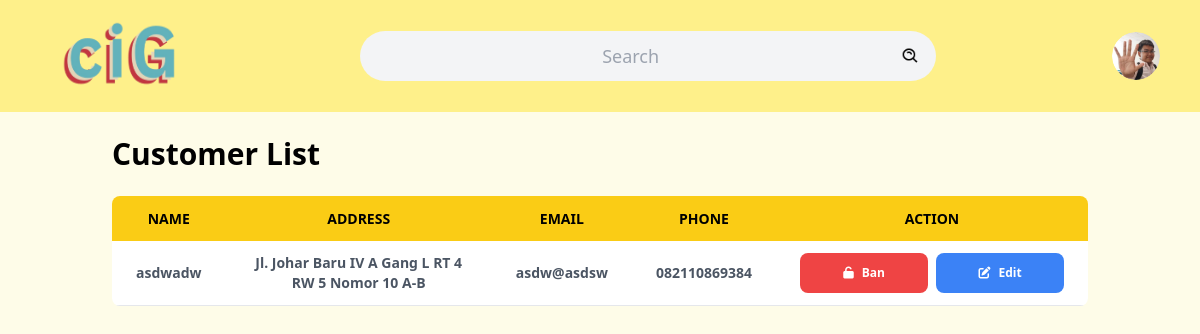
The page /atmin/usercontroller.php on the database as committed earlier.
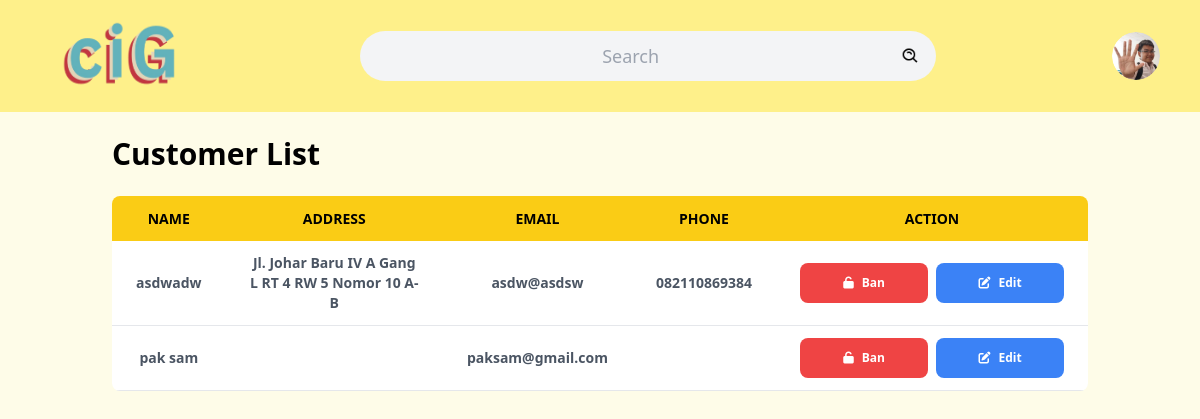
The same page on the database as committed later.
### tables this page shows
CREATE TABLE IF NOT EXISTS `userdata` (
  `ID_user` int NOT NULL AUTO_INCREMENT,
  `Username` varchar(500) NOT NULL,
  `Email` varchar(500) NOT NULL,
  `Password` varchar(500) NOT NULL,
  `gender` enum('Rather not say','Female','Male') NOT NULL DEFAULT 'Rather not say',
  `fotouser` varchar(255) NOT NULL DEFAULT 'pfp.png',
  `status` enum('active','blocked') NOT NULL DEFAULT 'active',
  `address` varchar(255) NOT NULL,
  `fullname` varchar(50) NOT NULL,
  `phone` varchar(20) NOT NULL,
  PRIMARY KEY (`ID_user`),
  UNIQUE KEY `Username` (`Username`),
  UNIQUE KEY `Email` (`Email`)
);

### atmin/usercontroller.php (the view, shortened to what this page needs)
<?php
require '../public/sess.php';
$userQ = "SELECT * FROM userdata WHERE Username != 'admin'";
$resU = $conn->query($userQ);
?>
<!DOCTYPE html>
<html lang="en">
<head>
    <link rel="stylesheet" href="../public/css/style12.css">
    <link rel="stylesheet" href="https://cdnjs.cloudflare.com/ajax/libs/font-awesome/6.5.1/css/all.min.css" />
</head>
<body class="font-sans bg-yellow-50">
    <header class="sticky top-0 z-50 flex items-center justify-between p-4 bg-yellow-200">
        <a href="./admindash.php"><img src="../public/photo/ciG.png" alt="ciGCentral" class="w-32 h-20 ml-10"></a>
        <div class="relative flex items-center w-3/4 max-w-xl p-2 mx-auto bg-gray-100 rounded-full">
            <form action="" class="flex items-center w-full">
                <input type="text" name="search" value="<?php if (isset($_GET['search'])) {
                    echo $_GET['search'];
                } ?>" placeholder="Search" class="w-full text-lg text-center bg-transparent outline-none">
                <button type="submit" class="p-2"><img src="../public/photo/search.png" width="20" height="20"
                        alt="Search"></button>
            </form>
        </div>
        <div class="flex items-center mr-6 space-x-6">
            <div class="relative">
                <img src="../public/photouser/pfp.png" class="w-12 h-12 rounded-full cursor-pointer" alt="User profile"
                    id="profileIcon">
            </div>
        </div>
    </header>
    <div class="container px-6 py-6 mx-auto">
        <h2 class="mb-6 text-3xl font-bold text-black">Customer List</h2>
        <div class="overflow-hidden rounded-lg">
            <table class="min-w-full bg-white" id="customerTable">
                <thead class="text-sm leading-normal text-black uppercase bg-yellow-400">
                    <tr>
                        <th class="px-6 py-3 text-center">Name</th>
                        <th class="px-6 py-3 text-center">Address</th>
                        <th class="px-6 py-3 text-center">Email</th>
                        <th class="px-6 py-3 text-center">Phone</th>
                        <th class="px-6 py-3 text-center">Action</th>
                    </tr>
                </thead>
                <tbody class="text-sm font-light text-gray-600">
                    <?php
                    while ($rowU = $resU->fetch_assoc()) {
                        ?>
                        <tr class="border-b hover:bg-gray-50">
                            <td class="px-6 py-3 font-bold text-center"><?php echo $rowU['Username']; ?></td>
                            <td class="px-6 py-3 font-bold text-center"><?php echo $rowU['address']; ?></td>
                            <td class="px-6 py-3 font-bold text-center"><?php echo htmlspecialchars($rowU['Email']); ?></td>
                            <td class="px-6 py-3 font-bold text-center"><?php echo htmlspecialchars($rowU['phone']); ?></td>
                            <td class="px-6 py-3 space-x-2 font-bold text-center">
                                <div class="flex justify-center space-x-2">
                                    <button onclick="toggleButton(this)"
                                        class="flex items-center justify-center w-32 h-10 space-x-2 text-xs font-bold <?php echo $rowU['status'] === 'active' ? 'text-white bg-red-500 hover:bg-red-600' : 'text-teal-700 bg-teal-200 hover:bg-teal-300'; ?> rounded-lg toggle-btn"
                                        id="banButton" data-username="<?php echo $rowU['Username']; ?>">
                                        <i
                                            class="fa-solid <?php echo $rowU['status'] == 'active' ? 'fa-unlock' : 'fa-lock'; ?>"></i>
                                        <span><?php echo $rowU['status'] == 'active' ? 'Ban' : 'Unban'; ?></span>
                                    </button>
                                    <button onclick="editRow(this)"
                                        class="flex items-center justify-center w-32 h-10 space-x-2 text-xs font-bold text-white bg-blue-500 rounded-lg hover:bg-blue-600">
                                        <i class="fas fa-edit"></i> <span>Edit</span>
                                    </button>
                                </div>
                            </td>
                        </tr>
                    <?php } ?>
                </tbody>
            </table>
        </div>
    </div>
</body>
</html>

### public/css/style12.css (style rules this page uses)
html, :host { line-height: 1.5; -webkit-text-size-adjust: 100%; -moz-tab-size: 4; -o-tab-size: 4; tab-size: 4; font-family: ui-sans-serif, system-ui, sans-serif, "Apple Color Emoji", "Segoe UI Emoji", "Segoe UI Symbol", "Noto Color Emoji"; font-feature-settings: normal; font-variation-settings: normal; -webkit-tap-highlight-color: transparent; }
body { margin: 0; line-height: inherit; }
h1, h2, h3, h4, h5, h6 { font-size: inherit; font-weight: inherit; }
a { color: inherit; text-decoration: inherit; }
table { text-indent: 0; border-color: inherit; border-collapse: collapse; }
button, input, optgroup, select, textarea { font-family: inherit; font-feature-settings: inherit; font-variation-settings: inherit; font-size: 100%; font-weight: inherit; line-height: inherit; letter-spacing: inherit; color: inherit; margin: 0; padding: 0; }
button, select { text-transform: none; }
button, input:where([type='button']), input:where([type='reset']), input:where([type='submit']) { -webkit-appearance: button; background-color: transparent; background-image: none; }
blockquote, dl, dd, h1, h2, h3, h4, h5, h6, hr, figure, p, pre { margin: 0; }
input::placeholder, textarea::placeholder { opacity: 1; color: #9ca3af; }
button, [role="button"] { cursor: pointer; }
img, svg, video, canvas, audio, iframe, embed, object { display: block; vertical-align: middle; }
img, video { max-width: 100%; height: auto; }
.container { width: 100%; }
@media (min-width: 640px) { .container { max-width: 640px; } }
@media (min-width: 768px) { .container { max-width: 768px; } }
@media (min-width: 1024px) { .container { max-width: 1024px; } }
.relative { position: relative; }
.sticky { position: sticky; }
.top-0 { top: 0px; }
.z-50 { z-index: 50; }
.mx-auto { margin-left: auto; margin-right: auto; }
.mb-6 { margin-bottom: 1.5rem; }
.ml-10 { margin-left: 2.5rem; }
.mr-6 { margin-right: 1.5rem; }
.flex { display: flex; }
.h-10 { height: 2.5rem; }
.h-12 { height: 3rem; }
.h-20 { height: 5rem; }
.w-12 { width: 3rem; }
.w-3\/4 { width: 75%; }
.w-32 { width: 8rem; }
.w-full { width: 100%; }
.min-w-full { min-width: 100%; }
.max-w-xl { max-width: 36rem; }
.cursor-pointer { cursor: pointer; }
.items-center { align-items: center; }
.justify-center { justify-content: center; }
.justify-between { justify-content: space-between; }
.space-x-2 > :not([hidden]) ~ :not([hidden]) { --tw-space-x-reverse: 0; margin-right: calc(0.5rem * var(--tw-space-x-reverse)); margin-left: calc(0.5rem * calc(1 - var(--tw-space-x-reverse))); }
.overflow-hidden { overflow: hidden; }
.rounded-full { border-radius: 9999px; }
.rounded-lg { border-radius: 0.5rem; }
.border-b { border-bottom-width: 1px; }
.bg-blue-500 { --tw-bg-opacity: 1; background-color: rgb(59 130 246 / var(--tw-bg-opacity)); }
.bg-gray-100 { --tw-bg-opacity: 1; background-color: rgb(243 244 246 / var(--tw-bg-opacity)); }
.bg-red-500 { --tw-bg-opacity: 1; background-color: rgb(239 68 68 / var(--tw-bg-opacity)); }
.bg-transparent { background-color: transparent; }
.bg-white { --tw-bg-opacity: 1; background-color: rgb(255 255 255 / var(--tw-bg-opacity)); }
.bg-yellow-200 { --tw-bg-opacity: 1; background-color: rgb(254 240 138 / var(--tw-bg-opacity)); }
.bg-yellow-400 { --tw-bg-opacity: 1; background-color: rgb(250 204 21 / var(--tw-bg-opacity)); }
.bg-yellow-50 { --tw-bg-opacity: 1; background-color: rgb(254 252 232 / var(--tw-bg-opacity)); }
.p-2 { padding: 0.5rem; }
.p-4 { padding: 1rem; }
.px-6 { padding-left: 1.5rem; padding-right: 1.5rem; }
.py-3 { padding-top: 0.75rem; padding-bottom: 0.75rem; }
.py-6 { padding-top: 1.5rem; padding-bottom: 1.5rem; }
.text-center { text-align: center; }
.font-sans { font-family: ui-sans-serif, system-ui, sans-serif, "Apple Color Emoji", "Segoe UI Emoji", "Segoe UI Symbol", "Noto Color Emoji"; }
.text-3xl { font-size: 1.875rem; line-height: 2.25rem; }
.text-lg { font-size: 1.125rem; line-height: 1.75rem; }
.text-sm { font-size: 0.875rem; line-height: 1.25rem; }
.text-xs { font-size: 0.75rem; line-height: 1rem; }
.font-bold { font-weight: 700; }
.font-light { font-weight: 300; }
.uppercase { text-transform: uppercase; }
.leading-normal { line-height: 1.5; }
.text-black { --tw-text-opacity: 1; color: rgb(0 0 0 / var(--tw-text-opacity)); }
.text-gray-600 { --tw-text-opacity: 1; color: rgb(75 85 99 / var(--tw-text-opacity)); }
.text-white { --tw-text-opacity: 1; color: rgb(255 255 255 / var(--tw-text-opacity)); }
.outline-none { outline: 2px solid transparent; outline-offset: 2px; }

Rows that differ between the two databases and show on the page:
added userdata: Username "pak sam", Email "paksam@gmail.com", status "Ban"
